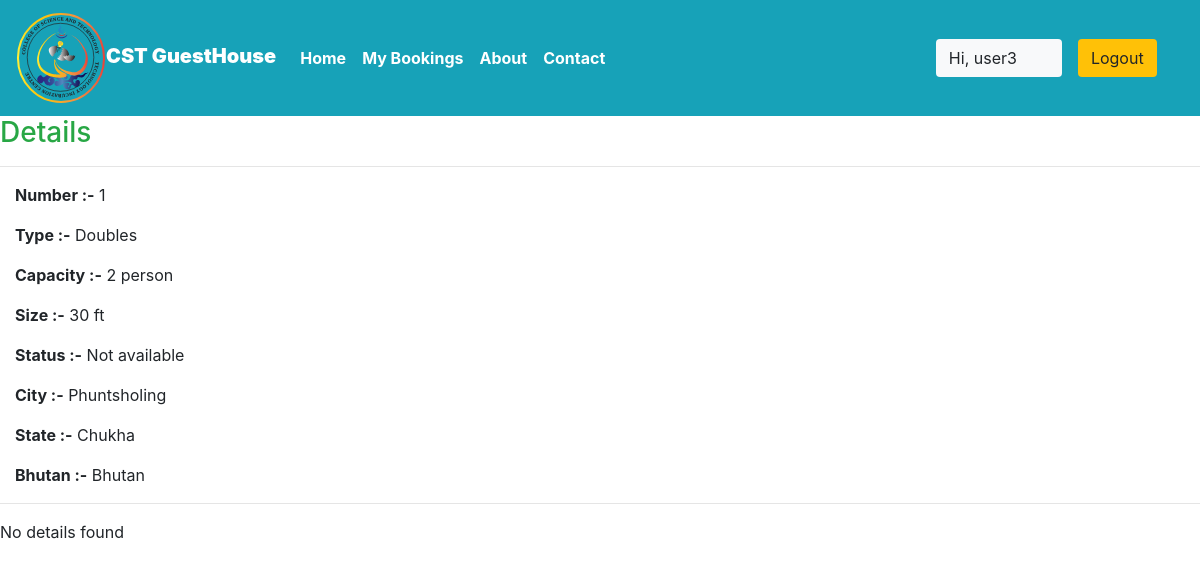
Page /staff/panel/view-room?roomid=13 (signed in) on the committed database.
### Guest/models.py (models this page shows, shortened)
class Rooms(models.Model):
    ROOM_STATUS = (
    ("1", "available"),
    ("2", "not available"),
    )
    ROOM_TYPE = (
    ("1", "Quad"),
    ("2", "Doubles"),
    ("3","Single"),
    )
    room_type = models.CharField(max_length=50,choices = ROOM_TYPE)
    capacity = models.IntegerField()
    price = models.IntegerField()
    size = models.IntegerField()
    guest = models.ForeignKey(Guesthouse, on_delete = models.CASCADE)
    status = models.CharField(choices =ROOM_STATUS,max_length = 15)
    roomnumber = models.IntegerField()

class Guesthouse(models.Model):
    name = models.CharField(max_length=30,default="Thinley")
    owner = models.CharField(max_length=20)
    location = models.CharField(max_length=50)
    state = models.CharField(max_length=50,default="Chukha")
    country = models.CharField(max_length=50,default="Bhutan")

### Guest/views.py (the view)
# urls.py: path('staff/panel/view-room', views.view_room),
@login_required(login_url='/staff')
def view_room(request):
    room_id = request.GET['roomid']
    room = Rooms.objects.all().get(id=room_id)
    reservation = Reservation.objects.all().filter(room=room)
    return HttpResponse(render(request,'staff/viewroom.html',{'room':room,'reservations':reservation}))

### templates/staff/viewroom.html
 {% extends 'basic.html' %} {% block title %}View Room {% endblock title %} {% block body %}
<h3 class="text-success"> Details</h3>
<hr>
<div class="container mx-0 ">
    <p><b>Number :-</b> {{room.roomnumber}}</p>
    <p><b>Type :-</b> {{room.get_room_type_display}}</p>
    <p><b>Capacity :-</b> {{room.capacity}} person</p>
    <p><b>Size :-</b> {{room.size}} ft</p>
    <p><b>Status :-</b> {{room.get_status_display| capfirst}} </p>
    <p><b>City :-</b> {{room.guest.location| capfirst}} </p>
    <p><b>State :-</b> {{room.guest.state| capfirst}} </p>
    <p><b>Bhutan :-</b> {{room.guest.country| capfirst}} </p>
</div>
<hr> {% if reservations %}
<h3 class="text-success">Bookings :-</h3>
<table class="table">
    <thead>
        <th>Username</th>
        <th>Person</th>
        <th>check in</th>
        <th>check out</th>
    </thead>
    {% for each_detail in reservations %}
    <tr>
        <td>{{each_detail.guest.username}}</td>
        <td>{{each_detail.room.capacity}}</td>
        <td>{{each_detail.check_in}}</td>
        <td>{{each_detail.check_out}}</td>
    </tr>
    {% endfor %}
    <tr>
        <td><b>Total bookings = </b>{{reservations | length}}</td>
    </tr>
</table>
{% else %}
<p>No details found</p>
{% endif %} {% endblock body %}

### templates/basic.html (shortened to what this page needs)
{% load static %}
<!DOCTYPE html>
<!DOCTYPE html>
<html lang="en">
<head>
    <link rel="stylesheet" href="https://use.fontawesome.com/releases/v5.7.0/css/all.css">
    <link rel="stylesheet" href="{% static 'bootstrap\bootstrap.css' %}">
    <link rel="stylesheet" href="https://maxcdn.bootstrapcdn.com/bootstrap/4.5.0/css/bootstrap.min.css" >
</head>
<body style="dbackground-image: url('https://source.unsplash.com/random');height: 100%;">
    <div class="container-fluid px-0">
        <nav class="navbar navbar-expand-lg navbar-dark bg-info font-weight-bold">
            <a class="navbar-brand text-bold bg-black " href="/">{% load static %}<img src="{% static 'logo.svg' %}" width="90" height="90"/><b>CST GuestHouse</b></a>
            <div class="collapse navbar-collapse " id="navbarSupportedContent">
                <ul class="navbar-nav mr-auto ">
                    <li class="nav-item active">
                        <a class="nav-link text-bold " href="/home"> Home</a>
                    </li>
                    {% if user.is_staff %}
                    <li class="nav-item active">
                        <a class="nav-link text-bold" href="/staff/panel">Dashboard </a>
                    </li>
                    {% elif user.is_staff == False and user.is_authenticated %}
                    <li class="nav-item active">
                            <a class="nav-link text-bold" href="/user/bookings">My Bookings</a>
                        </li>
                    {% endif %}
                    <li class="nav-item active">
                        <a class="nav-link text-bold" href="/about">About</a>
                    </li>
                    <li class="nav-item active">
                        <a class="nav-link text-bold" href="/contact">Contact </a>
                    </li>
                </ul>
                {% if user.is_authenticated %}
                      <button class="btn btn-group bg-light" data-toggle="modal" data-target="#forlogin">
                       Hi, {{request.user}}
                       <a href="/logout" class="nav-link">
                    <button class="btn btn-group bg-warning" data-toggle="modal" data-target="#forlogin">
                        Logout
                    </button></a>&nbsp; &nbsp;
                    </button>
                {% else %}
                    <a href="/user" class="nav-link">
                    <button class="btn btn-group bg-warning font-weight-bold" data-toggle="modal" data-target="#forlogin"><i class="fa fa-user" aria-hidden="true"></i>User Login</button></a>
                {% endif %}
            </div>
        </nav>
    </div>
    {% block body %}
    {% endblock body %}
</body>
</html>

### rows in the picture
Rooms: roomnumber "1", room_type "Doubles", capacity "2", size "30", status "Not available", guest.location "Phuntsholing", guest.state "Chukha", guest.country "Bhutan"

### other values in the picture
{{ request.user }} "user3"
